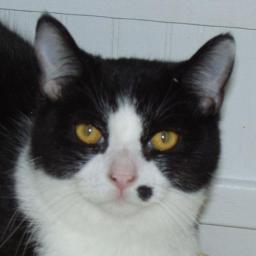
#> input picture data/raw_data/train/n/n (5027).jpg, 256 x 256 px; its folder holds only this picture in this run
$ python SVM.py
#> lines starting #> are read from the running program, lines starting #| are printed output that depends on the picture
### data_loader.py
import cv2
import os
import glob


def imread_img(path_image):

	return cv2.imread(path_image)

def label_image(path_to_data):

	list_label = os.listdir(path_to_data)

	label2id = {}
	for id_, value in enumerate(list_label):
		label2id[value] = id_

	data_train = []
	data_label = []

	for label in list_label:
		for img in glob.glob(path_to_data+"/" + label + '/*'):
			image = imread_img(img)
			label_image = label2id[label]

			data_train.append(image)
			data_label.append(label_image)

	return data_train, data_label, label2id

### sift_extractors.py
import cv2
from sklearn.cluster import KMeans
import pickle
from scipy.spatial.distance import cdist
import os
import numpy as np


def extract_sift_features(list_image):

    image_descriptors = []
    sift = cv2.SIFT_create()
    for image in list_image:
        _, descriptor = sift.detectAndCompute(image, None)
        image_descriptors.append(descriptor)

    return image_descriptors

def kmean_bow(all_descriptors, num_cluster):

    kmeans = KMeans(n_clusters = num_cluster)
    kmeans.fit(all_descriptors)

    bow_dict = kmeans.cluster_centers_

    if not os.path.isfile('bow_dictionary.pkl'):
        pickle.dump(bow_dict, open('bow_dictionary.pkl', 'wb'))

    return bow_dict

def create_feature_bow(image_descriptors, BoW, num_cluster):

    X_features = []

    for i in range(len(image_descriptors)):
        features = np.array([0] * num_cluster)

        if image_descriptors[i] is not None:
            distance = cdist(image_descriptors[i], BoW)

            argmin = np.argmin(distance, axis = 1)

            for j in argmin:
                features[j] += 1
        X_features.append(features)

    return X_features

### SVM.py
import datetime

import matplotlib.pyplot as plt
import numpy as np
import pandas as pd
import seaborn as sns
from sklearn.metrics import accuracy_score
from sklearn.metrics import confusion_matrix

from data_loader import label_image
from sift_extractors import create_feature_bow, extract_sift_features, kmean_bow


class SVM:

    def __init__(self, kernel='linear', C=10000.0, max_iter=100000, degree=3, gamma=1):
        self.kernel = {'poly': lambda x, y: np.dot(x, y.T) ** degree,
                       'rbf': lambda x, y: np.exp(-gamma * np.sum((y - x[:, np.newaxis]) ** 2, axis=-1)),
                       'linear': lambda x, y: np.dot(x, y.T)}[kernel]
        self.C = C
        self.max_iter = max_iter

    def restrict_to_square(self, t, v0, u):
        t = (np.clip(v0 + t * u, 0, self.C) - v0)[1] / u[1]
        return (np.clip(v0 + t * u, 0, self.C) - v0)[0] / u[0]

    def fit(self, X, y):
        self.X = X.copy()
        self.y = y * 2 - 1
        self.lambdas = np.zeros_like(self.y, dtype=float)
        self.K = self.kernel(self.X, self.X) * self.y[:, np.newaxis] * self.y

        for _ in range(self.max_iter):
            for idxM in range(len(self.lambdas)):
                idxL = np.random.randint(0, len(self.lambdas))
                Q = self.K[[[idxM, idxM], [idxL, idxL]], [[idxM, idxL], [idxM, idxL]]]
                v0 = self.lambdas[[idxM, idxL]]
                k0 = 1 - np.sum(self.lambdas * self.K[[idxM, idxL]], axis=1)
                u = np.array([-self.y[idxL], self.y[idxM]])
                t_max = np.dot(k0, u) / (np.dot(np.dot(Q, u), u) + 1E-15)
                self.lambdas[[idxM, idxL]] = v0 + u * self.restrict_to_square(t_max, v0, u)

        idx, = np.nonzero(self.lambdas > 1E-15)
        self.b = np.mean((1.0 - np.sum(self.K[idx] * self.lambdas, axis=1)) * self.y[idx])

    def decision_function(self, X):
        return np.sum(self.kernel(X, self.X) * self.y * self.lambdas, axis=1) + self.b

    def predict(self, X):
        return (np.sign(self.decision_function(X)) + 1) // 2


if __name__ == '__main__':
    path = './data/raw_data/train/'
    startTime = datetime.datetime.now()
    data_train, label, label2id = label_image(path)
#> in imread_img, returned value is the input picture: shape (256, 256, 3); mean B, G, R 118.1, 117, 113.6
#> data_train = 2 items; label = [0, 1]; label2id = {'n': 0, 't': 1}
    print('Size of traing data set：', len(data_train))
#| Size of traing data set： 2
    print('Size of labels', len(label))
#| Size of labels 2
    print('The relationships between labels and numbers', label2id)
#| The relationships between labels and numbers {'n': 0, 't': 1}
    image_desctiptors = extract_sift_features(data_train)
#> the loop in extract_sift_features, `for image in list_image:` made 2 passes
#> after the loop in extract_sift_features, `for image in list_image:`: image_descriptors = 2 items
#> image_desctiptors = 2 items
    all_descriptors = []
    for descriptor in image_desctiptors:
        if descriptor is not None:
            for des in descriptor:
                all_descriptors.append(des)
#> this loop made 2 passes
#> after the loop, all_descriptors = 406 items
    num_cluster = 60
    BoW = kmean_bow(all_descriptors, num_cluster)
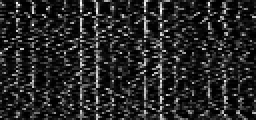
#> BoW: shape (60, 128) float64 (shown 2 times larger); min -3.55e-15, max 162.1, mean 24.4; drawn with min black and max white
    X_features = create_feature_bow(image_desctiptors, BoW, num_cluster)
#> the loop in create_feature_bow, `for i in range(len(image_descriptors)):` made 2 passes
#> pass 1, in create_feature_bow, `distance = cdist(image_descriptors[i], BoW)`:
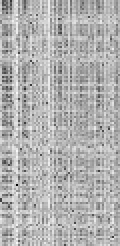
#> distance: shape (123, 60) float64 (shown 2 times larger); min 0, max 687.2, mean 479.9; drawn with min black and max white
#> pass 2, in create_feature_bow, `distance = cdist(image_descriptors[i], BoW)`:
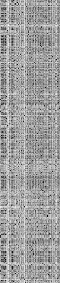
#> distance: shape (283, 60) float64; min 138.9, max 694.4, mean 485.5; drawn with min black and max white
#> after the loop in create_feature_bow, `for i in range(len(image_descriptors)):`: X_features = 2 items
#> X_features = 2 items
    label = np.array(label)
    X_features = np.array(X_features)
    model_svm = SVM(kernel='rbf', C=1000, max_iter=100, gamma=0.001)
    model_svm.fit(X_features, label)
#> in fit, `self.y = y * 2 - 1`: self.y = [-1, 1]
#> in fit, `self.K = self.kernel(self.X, self.X) * self.y[:, np.newaxis] * self.y`: self.K = [[1, -0.39], [-0.39, 1]]
#> after the loop in fit, `for _ in range(self.max_iter):`: self.lambdas = [1.64, 1.64]
#> in fit, `idx, = np.nonzero(self.lambdas > 1E-15)`: idx = [0, 1]
#> in fit, `self.b = np.mean((1.0 - np.sum(self.K[idx] * self.lambdas, axis=1)) * ..`: self.b = 0
    endTime = datetime.datetime.now()
    print("SVM training time: " + str(endTime - startTime) + ".")
    test_path = './data/raw_data/test'
    data_test, test_label, test_label2id = label_image(test_path)
#> (the run stopped early here; a loop or call above may not have finished)
